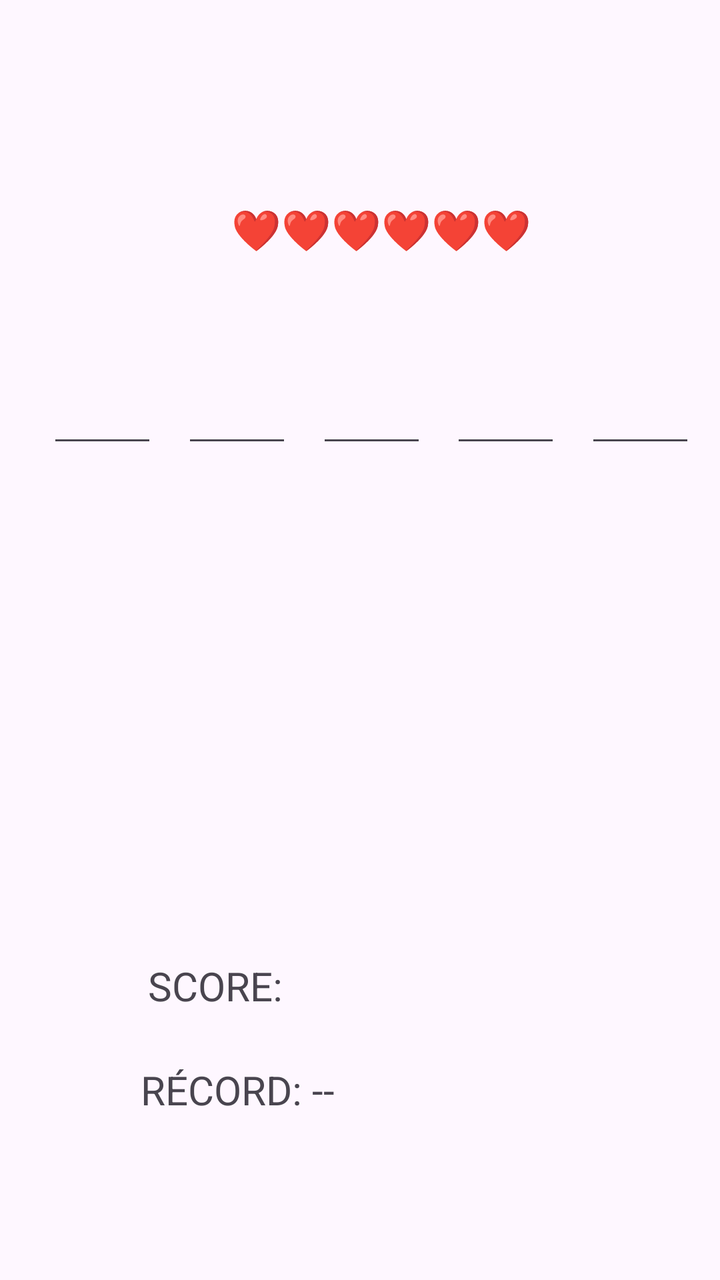
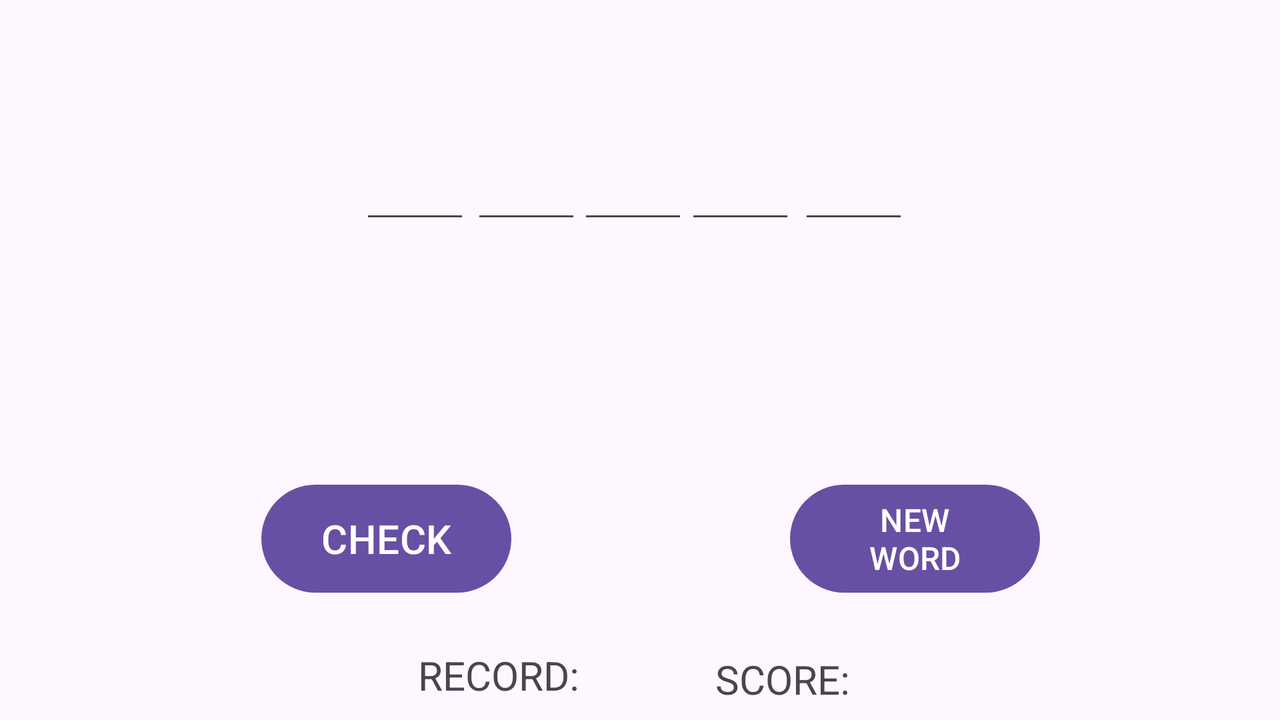

Compare how this app lays out the same screen by default and in its alternative resource folder. The renders come first, then the two layout files and the values they reference.
<!-- AndroidManifest.xml: application theme Theme.Wordle -->
<!-- res/layout/activity_main.xml -->
<?xml version="1.0" encoding="utf-8"?>
<androidx.constraintlayout.widget.ConstraintLayout xmlns:android="http://schemas.android.com/apk/res/android"
    xmlns:app="http://schemas.android.com/apk/res-auto"
    xmlns:tools="http://schemas.android.com/tools"
    android:id="@+id/main"
    android:layout_width="match_parent"
    android:layout_height="match_parent"
    tools:context=".MainActivity">

    
    <ImageView
        android:id="@+id/fondoImageView"
        android:layout_width="0dp"
        android:layout_height="0dp"
        android:scaleType="centerCrop"
        app:layout_constraintBottom_toBottomOf="parent"
        app:layout_constraintEnd_toEndOf="parent"
        app:layout_constraintHorizontal_bias="0.0"
        app:layout_constraintStart_toStartOf="parent"
        app:layout_constraintTop_toTopOf="parent"
        app:layout_constraintVertical_bias="0.0" />

    <com.google.android.material.appbar.AppBarLayout
        android:id="@+id/appBarLayout"
        android:layout_width="match_parent"
        android:layout_height="wrap_content"
        android:theme="@style/ThemeOverlay.AppCompat.Dark.ActionBar"
        app:layout_constraintEnd_toEndOf="parent"
        app:layout_constraintStart_toStartOf="parent"
        app:layout_constraintTop_toTopOf="parent"
        android:background="@android:color/transparent">

    </com.google.android.material.appbar.AppBarLayout>

    <TextView
        android:id="@+id/tvVidas"
        android:layout_width="wrap_content"
        android:layout_height="wrap_content"
        android:text="❤️❤️❤️❤️❤️❤️"
        android:textSize="20sp"
        app:layout_constraintBottom_toTopOf="@+id/letra3"
        app:layout_constraintEnd_toEndOf="parent"
        app:layout_constraintHorizontal_bias="0.55"
        app:layout_constraintStart_toStartOf="parent"
        app:layout_constraintTop_toBottomOf="@+id/appBarLayout"
        app:layout_constraintVertical_bias="0.689" />

    <EditText
        android:id="@+id/letra1"
        android:layout_width="55dp"
        android:layout_height="55dp"
        android:gravity="center"
        android:imeOptions="actionNext"
        android:inputType="textCapCharacters"
        android:maxLength="1"
        android:textSize="24sp"
        app:layout_constraintBottom_toBottomOf="parent"
        app:layout_constraintEnd_toEndOf="parent"
        app:layout_constraintHorizontal_bias="0.078"
        app:layout_constraintHorizontal_chainStyle="packed"
        app:layout_constraintStart_toStartOf="parent"
        app:layout_constraintTop_toBottomOf="@+id/appBarLayout"
        app:layout_constraintVertical_bias="0.297" />


    <EditText
        android:id="@+id/letra4"
        android:layout_width="55dp"
        android:layout_height="55dp"
        android:gravity="center"
        android:imeOptions="actionNext"
        android:inputType="textCapCharacters"
        android:maxLength="1"
        android:textSize="24sp"
        app:layout_constraintBottom_toBottomOf="@+id/letra1"
        app:layout_constraintEnd_toStartOf="@+id/letra5"
        app:layout_constraintStart_toEndOf="@+id/letra3"
        app:layout_constraintTop_toTopOf="@+id/letra1"
        app:layout_constraintVertical_bias="0.0" />

    <EditText
        android:id="@+id/letra2"
        android:layout_width="55dp"
        android:layout_height="55dp"
        android:gravity="center"
        android:imeOptions="actionNext"
        android:inputType="textCapCharacters"
        android:maxLength="1"
        android:textSize="24sp"
        app:layout_constraintBottom_toBottomOf="@+id/letra1"
        app:layout_constraintEnd_toStartOf="@+id/letra3"
        app:layout_constraintStart_toEndOf="@+id/letra1"
        app:layout_constraintTop_toTopOf="@+id/letra1"
        app:layout_constraintVertical_bias="0.0" />

    <EditText
        android:id="@+id/letra5"
        android:layout_width="55dp"
        android:layout_height="55dp"
        android:gravity="center"
        android:imeOptions="actionDone"
        android:inputType="textCapCharacters"
        android:maxLength="1"
        android:textSize="24sp"
        app:layout_constraintBottom_toBottomOf="@+id/letra1"
        app:layout_constraintEnd_toEndOf="parent"
        app:layout_constraintStart_toEndOf="@+id/letra4"
        app:layout_constraintTop_toTopOf="@+id/letra1"
        app:layout_constraintVertical_bias="0.0" />

    <EditText
        android:id="@+id/letra3"
        android:layout_width="55dp"
        android:layout_height="55dp"
        android:gravity="center"
        android:imeOptions="actionNext"
        android:inputType="textCapCharacters"
        android:maxLength="1"
        android:textSize="24sp"
        app:layout_constraintBottom_toBottomOf="@+id/letra1"
        app:layout_constraintEnd_toStartOf="@+id/letra4"
        app:layout_constraintStart_toEndOf="@+id/letra2"
        app:layout_constraintTop_toTopOf="@+id/letra1"
        app:layout_constraintVertical_bias="0.0" />

    <androidx.recyclerview.widget.RecyclerView
        android:id="@+id/recycler"
        android:layout_width="251dp"
        android:layout_height="99dp"
        android:layout_marginTop="24dp"
        app:layout_constraintBottom_toBottomOf="parent"
        app:layout_constraintEnd_toEndOf="parent"
        app:layout_constraintHorizontal_bias="0.496"
        app:layout_constraintStart_toStartOf="parent"
        app:layout_constraintTop_toTopOf="parent"
        app:layout_constraintVertical_bias="0.596" />

    <TextView
        android:id="@+id/counter"
        android:layout_width="wrap_content"
        android:layout_height="wrap_content"
        android:text="@string/label_score"
        android:textSize="20sp"
        app:layout_constraintBottom_toBottomOf="parent"
        app:layout_constraintEnd_toEndOf="parent"
        app:layout_constraintHorizontal_bias="0.253"
        app:layout_constraintHorizontal_chainStyle="spread_inside"
        app:layout_constraintStart_toStartOf="parent"
        app:layout_constraintTop_toTopOf="parent"
        app:layout_constraintVertical_bias="0.782" />

    <TextView
        android:id="@+id/record"
        android:layout_width="wrap_content"
        android:layout_height="wrap_content"
        android:text="@string/label_record_empty"
        android:textSize="20sp"
        app:layout_constraintBottom_toBottomOf="parent"
        app:layout_constraintEnd_toEndOf="parent"
        app:layout_constraintHorizontal_bias="0.268"
        app:layout_constraintStart_toStartOf="parent"
        app:layout_constraintTop_toTopOf="parent"
        app:layout_constraintVertical_bias="0.867" />

    <androidx.appcompat.widget.Toolbar
        android:id="@+id/toolbar"
        android:layout_width="match_parent"
        android:layout_height="?attr/actionBarSize"
        android:background="@android:color/transparent"
        android:theme="@style/ThemeOverlay.AppCompat.Dark.ActionBar"
        app:layout_constraintBottom_toBottomOf="parent"
        app:layout_constraintEnd_toEndOf="@+id/fondoImageView"
        app:layout_constraintHorizontal_bias="0.0"
        app:layout_constraintStart_toStartOf="@+id/fondoImageView"
        app:layout_constraintTop_toTopOf="@+id/fondoImageView"
        app:layout_constraintVertical_bias="0.056"
        app:popupTheme="@style/EstiloMenuDesplegableBlanco" />

</androidx.constraintlayout.widget.ConstraintLayout>
<!-- resources referenced by this layout -->
<resources>
  <string name="label_record_empty">RÉCORD: --</string>
  <string name="label_score">SCORE: </string>
  <style name="EstiloMenuDesplegableBlanco" parent="ThemeOverlay.AppCompat.Dark">
  
          
          <item name="android:textColor">#FFFFFF</item>
  
          
          
          <item name="android:background">#424242</item>
      </style>
  <style name="Theme.Wordle" parent="Base.Theme.Wordle" />
  <style name="Base.Theme.Wordle" parent="Theme.Material3.DayNight.NoActionBar">
          
          
      </style>
</resources>
<!-- res/layout-land/activity_main.xml (the repository's variant of the layout above) -->
<!-- drawn on the phone turned sideways -->
<?xml version="1.0" encoding="utf-8"?>
<androidx.constraintlayout.widget.ConstraintLayout xmlns:android="http://schemas.android.com/apk/res/android"
    xmlns:app="http://schemas.android.com/apk/res-auto"
    xmlns:tools="http://schemas.android.com/tools"
    android:id="@+id/main"
    android:layout_width="match_parent"
    android:layout_height="match_parent"
    tools:context=".MainActivity">


    <androidx.recyclerview.widget.RecyclerView
        android:id="@+id/recycler"
        android:layout_width="245dp"
        android:layout_height="108dp"
        app:layout_constraintBottom_toBottomOf="parent"
        app:layout_constraintEnd_toEndOf="parent"
        app:layout_constraintStart_toStartOf="parent"
        app:layout_constraintTop_toTopOf="parent"
        app:layout_constraintVertical_bias="0.498" />

    <Button
        android:id="@+id/button"
        android:layout_width="125dp"
        android:layout_height="62dp"
        android:text="CHECK"
        android:textSize="20sp"
        app:layout_constraintBottom_toBottomOf="parent"
        app:layout_constraintEnd_toEndOf="parent"
        app:layout_constraintHorizontal_bias="0.254"
        app:layout_constraintStart_toStartOf="parent"
        app:layout_constraintTop_toBottomOf="@+id/letra3"
        app:layout_constraintVertical_bias="0.671" />

    <Button
        android:id="@+id/change"
        android:layout_width="125dp"
        android:layout_height="62dp"
        android:text="NEW WORD"
        android:textSize="16sp"
        app:layout_constraintBottom_toBottomOf="parent"
        app:layout_constraintEnd_toEndOf="parent"
        app:layout_constraintHorizontal_bias="0.767"
        app:layout_constraintStart_toStartOf="parent"
        app:layout_constraintTop_toBottomOf="@+id/letra3"
        app:layout_constraintVertical_bias="0.671" />

    <TextView
        android:id="@+id/counter"
        android:layout_width="wrap_content"
        android:layout_height="wrap_content"
        android:text="SCORE: "
        android:textSize="20sp"
        app:layout_constraintBottom_toBottomOf="parent"
        app:layout_constraintEnd_toEndOf="parent"
        app:layout_constraintHorizontal_bias="0.63"
        app:layout_constraintStart_toStartOf="parent"
        app:layout_constraintTop_toBottomOf="@+id/button"
        app:layout_constraintVertical_bias="0.782" />

    <TextView
        android:id="@+id/record"
        android:layout_width="wrap_content"
        android:layout_height="wrap_content"
        android:text="RECORD: "
        android:textSize="20sp"
        app:layout_constraintBottom_toBottomOf="parent"
        app:layout_constraintEnd_toEndOf="parent"
        app:layout_constraintHorizontal_bias="0.377"
        app:layout_constraintStart_toStartOf="parent"
        app:layout_constraintTop_toTopOf="parent"
        app:layout_constraintVertical_bias="0.973" />

    <EditText
        android:id="@+id/letra4"
        android:layout_width="55dp"
        android:layout_height="55dp"
        android:layout_marginEnd="8dp"
        android:gravity="center"
        android:inputType="text"
        android:maxLength="1"
        android:textSize="24sp"
        app:layout_constraintBottom_toBottomOf="parent"
        app:layout_constraintEnd_toEndOf="parent"
        app:layout_constraintHorizontal_bias="0.594"
        app:layout_constraintStart_toStartOf="parent"
        app:layout_constraintTop_toTopOf="parent"
        app:layout_constraintVertical_bias="0.202" />

    <EditText
        android:id="@+id/letra2"
        android:layout_width="55dp"
        android:layout_height="55dp"
        android:gravity="center"
        android:inputType="text"
        android:maxLength="1"
        android:textSize="24sp"
        app:layout_constraintBottom_toBottomOf="parent"
        app:layout_constraintEnd_toEndOf="@+id/letra5"
        app:layout_constraintHorizontal_bias="0.59"
        app:layout_constraintStart_toStartOf="parent"
        app:layout_constraintTop_toTopOf="parent"
        app:layout_constraintVertical_bias="0.202" />

    <EditText
        android:id="@+id/letra5"
        android:layout_width="55dp"
        android:layout_height="55dp"
        android:layout_marginStart="8dp"
        android:gravity="center"
        android:inputType="text"
        android:maxLength="1"
        android:textSize="24sp"
        app:layout_constraintBottom_toBottomOf="parent"
        app:layout_constraintEnd_toEndOf="parent"
        app:layout_constraintHorizontal_bias="0.678"
        app:layout_constraintStart_toStartOf="parent"
        app:layout_constraintTop_toTopOf="parent"
        app:layout_constraintVertical_bias="0.202" />

    <EditText
        android:id="@+id/letra1"
        android:layout_width="55dp"
        android:layout_height="55dp"
        android:gravity="center"
        android:inputType="text"
        android:maxLength="1"
        android:textSize="24sp"
        app:layout_constraintBottom_toBottomOf="parent"
        app:layout_constraintEnd_toEndOf="@+id/letra5"
        app:layout_constraintHorizontal_bias="0.451"
        app:layout_constraintStart_toStartOf="parent"
        app:layout_constraintTop_toTopOf="parent"
        app:layout_constraintVertical_bias="0.202" />

    <EditText
        android:id="@+id/letra3"
        android:layout_width="55dp"
        android:layout_height="55dp"
        android:gravity="center"
        android:inputType="text"
        android:maxLength="1"
        android:textSize="24sp"
        app:layout_constraintBottom_toBottomOf="parent"
        app:layout_constraintEnd_toEndOf="parent"
        app:layout_constraintHorizontal_bias="0.494"
        app:layout_constraintStart_toStartOf="parent"
        app:layout_constraintTop_toTopOf="parent"
        app:layout_constraintVertical_bias="0.202" />

</androidx.constraintlayout.widget.ConstraintLayout>
<!-- resources referenced by the variant -->
<!-- as the phone turned sideways resolves them -->
<resources>
  <style name="Theme.Wordle" parent="Base.Theme.Wordle" />
  <style name="Base.Theme.Wordle" parent="Theme.Material3.DayNight.NoActionBar">
          
          
      </style>
</resources>
